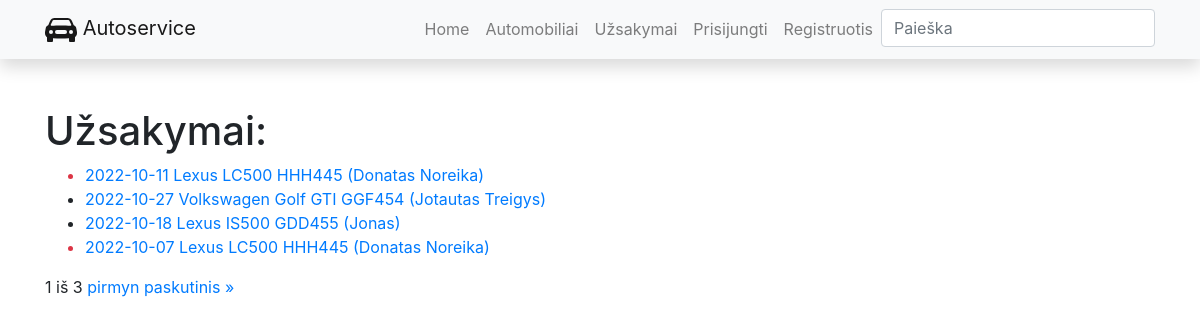
Page /autoservice/uzsakymai/ on the earlier database version.
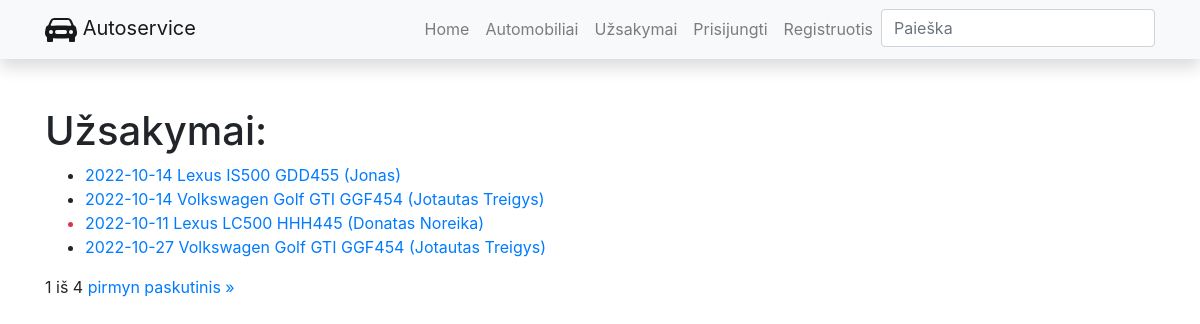
Same page on the later database version.
### autoservice/models.py (models this page shows, shortened)
class Uzsakymas(models.Model):
    data = models.DateField("Data", auto_now_add=True, blank=True)
    automobilis = models.ForeignKey("Automobilis", on_delete=models.SET_NULL, null=True, related_name="uzsakymai")
    vartotojas = models.ForeignKey(User, on_delete=models.SET_NULL, null=True, blank=True)
    terminas = models.DateTimeField("Terminas", null=True, blank=True)
    def praejes_terminas(self):
        if self.terminas and datetime.today().replace(tzinfo=utc) > self.terminas.replace(tzinfo=utc):
            return True
        return False
    STATUS = (
        ("p", "Patvirtinta"),
        ("v", "Vykdoma"),
        ("i", "Įvykdyta"),
        ("a", "Atšaukta"),
    )
    statusas = models.CharField(max_length=1, choices=STATUS, default="p", help_text="Statusas")
    def __str__(self):
        return f"{self.data} {self.automobilis}"
    class Meta:
        verbose_name = "Užsakymas"
        verbose_name_plural = "Užsakymai"
        ordering = ['-id']

class Automobilis(models.Model):
    modelis = models.ForeignKey("AutomobilioModelis", on_delete=models.SET_NULL, null=True)
    valstybinis_nr = models.CharField("Valstybinis numeris", max_length=10)
    vin_kodas = models.CharField("VIN kodas", max_length=20)
    kliento_vardas = models.CharField("Kliento vardas", max_length=30)
    photo = models.ImageField('Nuotrauka', upload_to='automobiliai', null=True)
    aprasymas = HTMLField("Aprašymas", null=True, blank=True)
    def __str__(self):
        return f"{self.modelis} {self.valstybinis_nr} ({self.kliento_vardas})"
    class Meta:
        verbose_name = "Automobilis"
        verbose_name_plural = "Automobiliai"
        ordering = ['-id']

class AutomobilioModelis(models.Model):
    gamintojas = models.CharField("Gamintojas", max_length=100)
    modelis = models.CharField("Modelis", max_length=100)
    def __str__(self):
        return f"{self.gamintojas} {self.modelis}"
    class Meta:
        verbose_name = "Automobilio modelis"
        verbose_name_plural = "Automobilio modeliai"

### autoservice/views.py (the view)
# urls.py: path('uzsakymai/', views.UzsakymasListView.as_view(), name='uzsakymai'),
class UzsakymasListView(generic.ListView):
    model = Uzsakymas
    paginate_by = 4

### autoservice/templates/autoservice/uzsakymas_list.html (shortened to what this page needs)
{% extends "base.html" %}
{% block content %}
<h1>Užsakymai:</h1>
<ul>
{% for uzsakymas in object_list %}
    <li class="{% if uzsakymas.praejes_terminas %}text-danger{% endif %}">
        <a href="{% url 'uzsakymas' uzsakymas.pk %}">{{ uzsakymas }} </a>
    </li>
{% endfor %}
</ul>
<div class="pagination">
    <span class="step-links">
        <span class="current">
            {{ page_obj.number }} iš {{ page_obj.paginator.num_pages }}
        </span>
        {% if page_obj.has_next %}
            <a href="?page={{ page_obj.next_page_number }}">pirmyn</a>
            <a href="?page={{ page_obj.paginator.num_pages }}">paskutinis &raquo;</a>
        {% endif %}
    </span>
</div>
{% endblock %}

### autoservice/templates/base.html (shortened to what this page needs)
<!DOCTYPE html>
<html lang="en">
<head>
  <link rel="stylesheet" href="https://maxcdn.bootstrapcdn.com/bootstrap/4.5.0/css/bootstrap.min.css">
  {% load static %}
  <link rel="stylesheet" href="{% static 'css/styles.css' %}">
</head>
<body>
<nav class="navbar navbar-expand-lg navbar-light bg-light static-top mb-5 shadow">
  <div class="container">
    <a class="navbar-brand" href="">
    Autoservice
    </a>
    <div class="collapse navbar-collapse" id="navbarResponsive">
      <ul class="navbar-nav ml-auto">
        <li class="nav-item">
          <a class="nav-link" href="{% url 'index' %}">Home</a>
        </li>
        <li class="nav-item">
          <a class="nav-link" href="{% url 'automobiliai' %}">Automobiliai</a>
        </li>
        <li class="nav-item">
          <a class="nav-link" href="{% url 'uzsakymai' %}">Užsakymai</a>
        </li>
        {% if user.is_authenticated %}
            <li class="nav-item"><a class="nav-link" href="#">
              <svg class="bi bi-person" width="1.5em" height="1.5em" viewBox="0 0 16 16" fill="currentColor" xmlns="http://www.w3.org/2000/svg">
                <path fill-rule="evenodd" d="M13 14s1 0 1-1-1-4-6-4-6 3-6 4 1 1 1 1h10zm-9.995-.944v-.002.002zM3.022 13h9.956a.274.274 0 00.014-.002l.008-.002c-.001-.246-.154-.986-.832-1.664C11.516 10.68 10.289 10 8 10c-2.29 0-3.516.68-4.168 1.332-.678.678-.83 1.418-.832 1.664a1.05 1.05 0 00.022.004zm9.974.056v-.002.002zM8 7a2 2 0 100-4 2 2 0 000 4zm3-2a3 3 0 11-6 0 3 3 0 016 0z" clip-rule="evenodd"/>
              </svg>
            {{ user.get_username }}</a></li>
            <li class="nav-item"><a class="nav-link" href="{% url 'logout'%}?next=/autoservice">Atsijungti</a></li>
            <li class="nav-item"><a class="nav-link" href="{% url 'profile'%}">Mano profilis</a></li>
            <li class="nav-item"><a class="nav-link" href="{% url 'manouzsakymai'%}">Mano užsakymai</a></li>
            <li class="nav-item"><a class="nav-link" href="{% url 'manouzsakymas_new' %}">Naujas užsakymas</a></li>
          {% else %}
            <li class="nav-item"><a class="nav-link" href="{% url 'login'%}?next={{request.path}}">Prisijungti</a></li>
            <li class="nav-item"><a class="nav-link" href="{% url 'register'%}">Registruotis</a></li>
          {% endif %}
        <li>
            <form action="{% url 'search' %}" method="get" class="form-inline my-2 my-md-0">
            <input name="query" class="form-control" type="text" placeholder="Paieška">
            </form>
        </li>
      </ul>
    </div>
  </div>
</nav>
<div class="container">
{% block content %}{% endblock %}
</div>
</body>
</html>

Differences in the rows shown:
no longer on this page (row unchanged): Uzsakymas: data+automobilis "2022-10-18 Lexus IS500 GDD455 (Jonas)"
no longer on this page (row unchanged): Uzsakymas: data+automobilis "2022-10-07 Lexus LC500 HHH445 (Donatas Noreika)"
added Uzsakymas: data+automobilis "2022-10-14 Lexus IS500 GDD455 (Jonas)"
added Uzsakymas: data+automobilis "2022-10-14 Volkswagen Golf GTI GGF454 (Jotautas Treigys)"
Other differences:
{{ page_obj.paginator.num_pages }}: "3" → "4"
